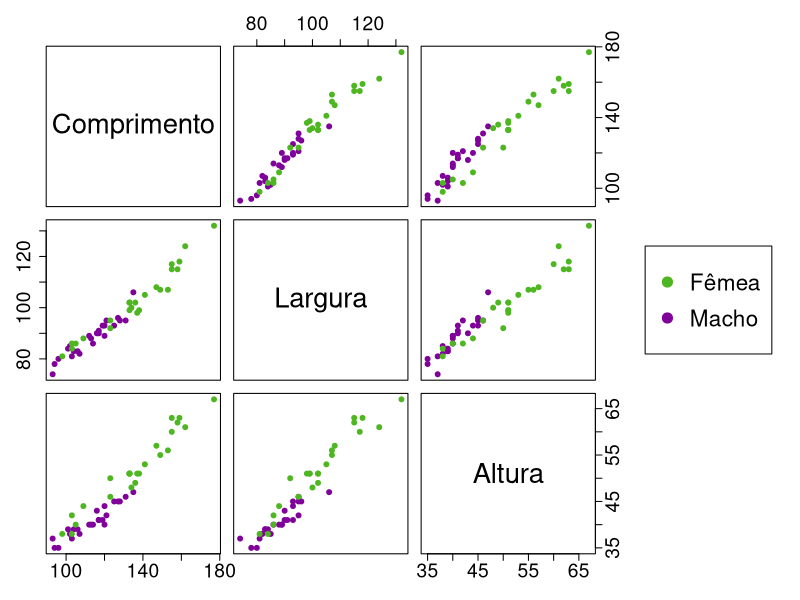
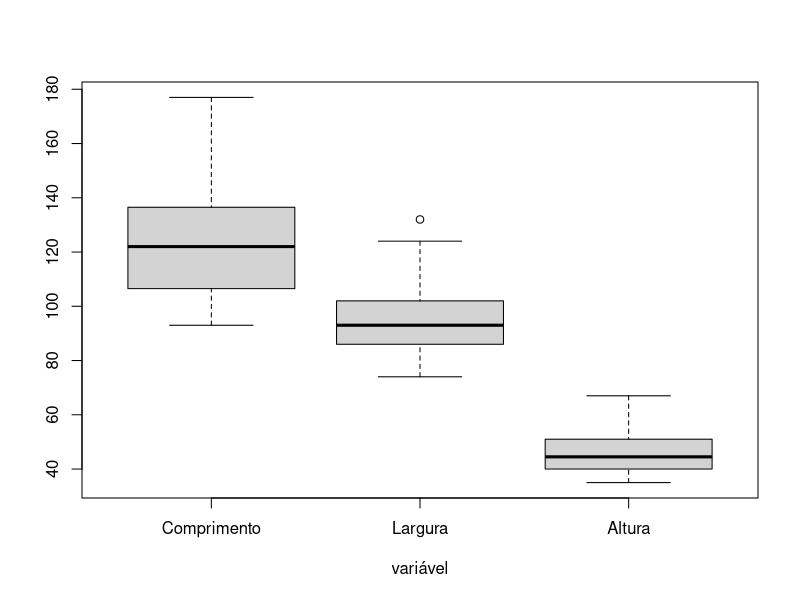
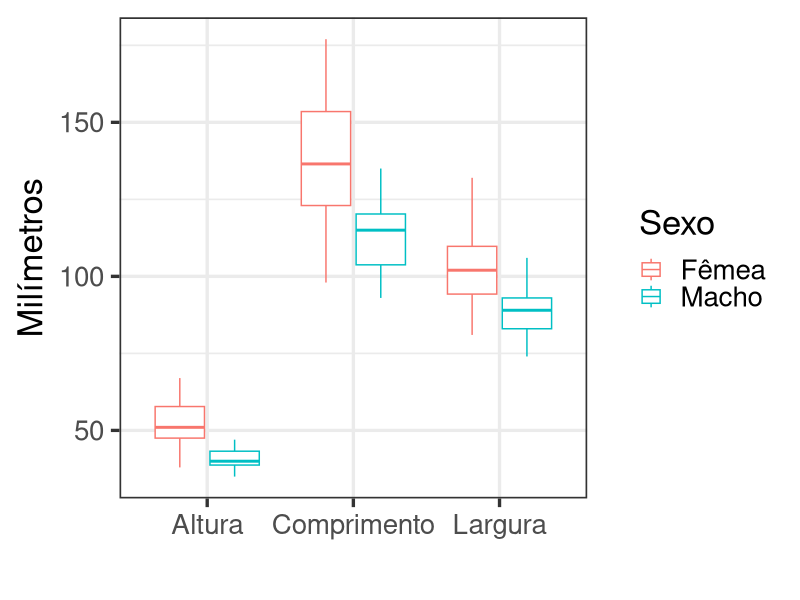
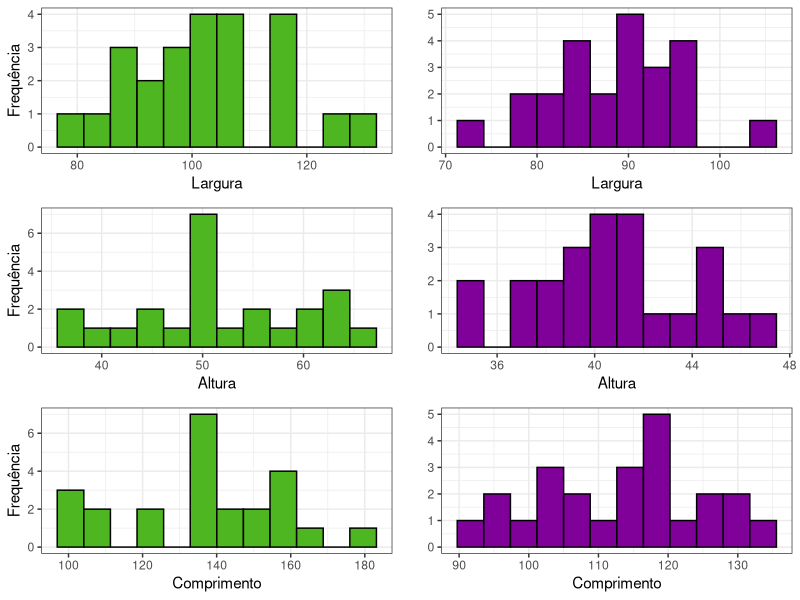
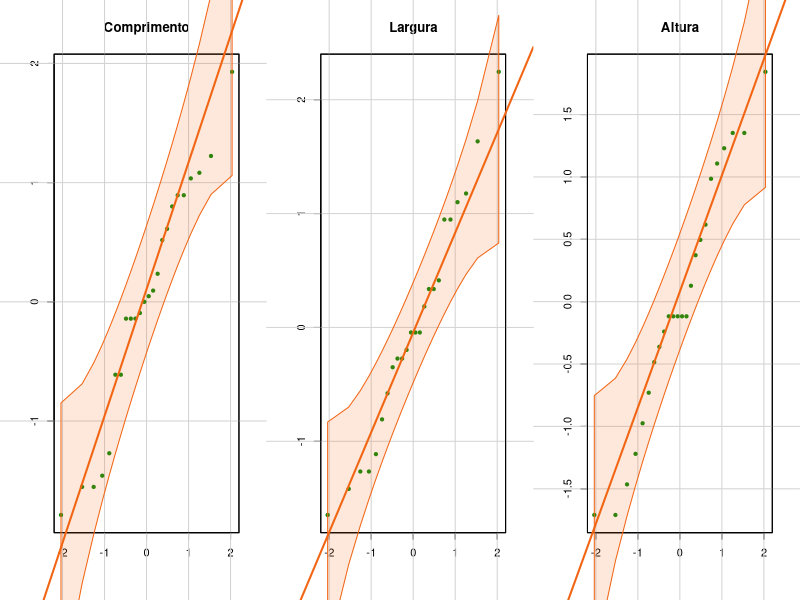
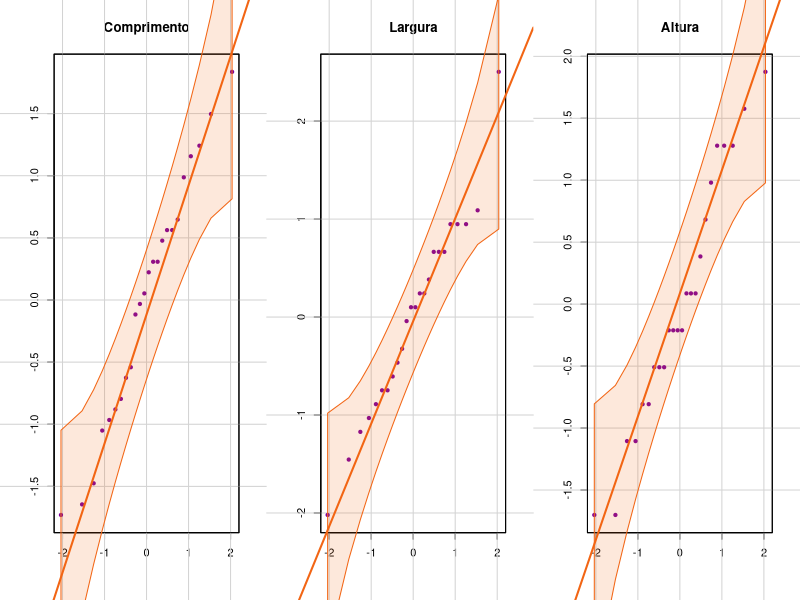
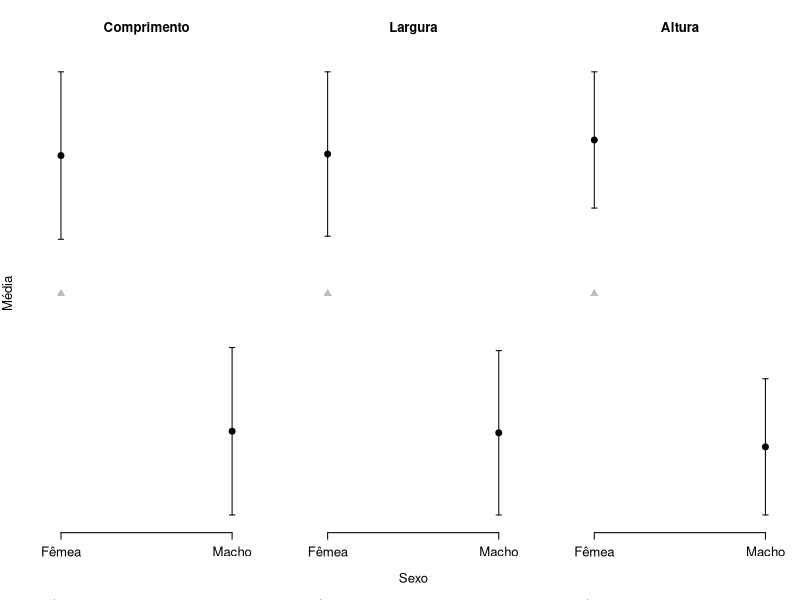
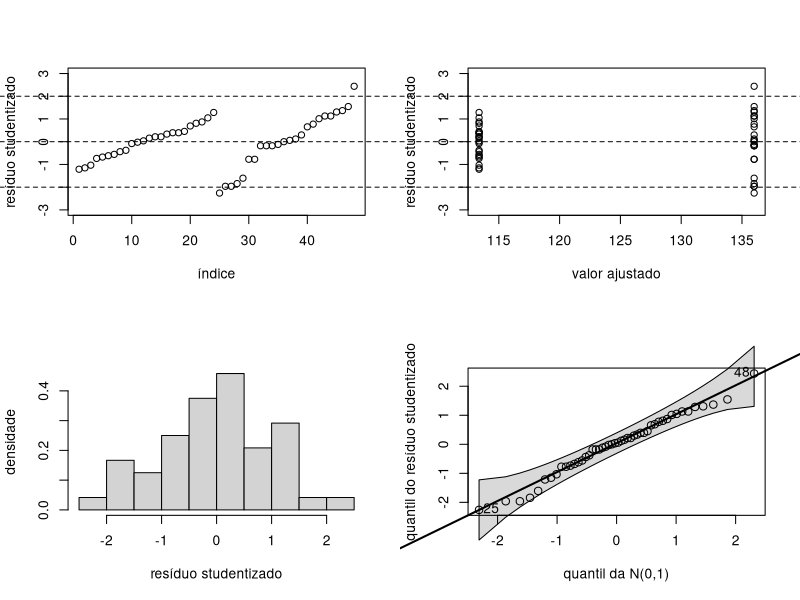

These charts were generated, in order, by the following R code:
library(tidyverse)
library(grid)
library(gridExtra)
library(car)
library(plotrix)

# Leitura dos dados
tartarugas <- read_csv("dados/tartarugas.csv")

# Transformando em factor
tartarugas$sex <- as.factor(tartarugas$sex)

# Mudando nomes das colunas
colnames(tartarugas) <- c("Comprimento", "Largura", "Altura", "Sexo")

################################################################################
############################# Analise Descritiva ###############################
################################################################################

# Variáveis sumárias
medados <-rbind(apply(tartarugas[1:3],2,mean),
                apply(tartarugas[1:3],2,var),
                apply(tartarugas[1:3],2,sd),
                100*apply(tartarugas[1:3],2,sd)/apply(tartarugas[1:3],2,mean),
                apply(tartarugas[1:3],2,min),
                apply(tartarugas[1:3],2,quantile,0.5),
                apply(tartarugas[1:3],2,max))
                
rownames(medados)<-c("Média","Var.","DP","CV(%)","Mínimo","Mediana","Máximo")
    
round(medados,2)

# Sumarias do grupo macho
round(rbind(apply(tartarugas[tartarugas[4]=="Macho",-4],2,mean),
            apply(tartarugas[tartarugas[4]=="Macho",-4],2,var),
            apply(tartarugas[tartarugas[4]=="Macho",-4],2,sd),
            100*apply(tartarugas[tartarugas[4]=="Macho",-4],2,sd)/
              apply(tartarugas[tartarugas[4]=="Macho",-4],2,mean),
            apply(tartarugas[tartarugas[4]=="Macho",-4],2,min),
            apply(tartarugas[tartarugas[4]=="Macho",-4],2,quantile,0.5),
            apply(tartarugas[tartarugas[4]=="Macho",-4],2,max)),2)

#Sumarias do grupo femêa
round(rbind(apply(tartarugas[tartarugas[4]=="Fêmea",-4],2,mean),
            apply(tartarugas[tartarugas[4]=="Fêmea",-4],2,var),
            apply(tartarugas[tartarugas[4]=="Fêmea",-4],2,sd),
            100*apply(tartarugas[tartarugas[4]=="Fêmea",-4],2,sd)/
              apply(tartarugas[tartarugas[4]=="Fêmea",-4],2,mean),
            apply(tartarugas[tartarugas[4]=="Fêmea",-4],2,min),
            apply(tartarugas[tartarugas[4]=="Fêmea",-4],2,quantile,0.5),
            apply(tartarugas[tartarugas[4]=="Fêmea",-4],2,max)),2)

# Gráfico de dispersão
par(mfrow=c(1,1))
pairs(tartarugas[1:3],
      col = c("#4DB620", "#80009A")[tartarugas$Sexo],  # Mudar cor por grupo
      pch = 19,                                        # Mudar pontos
      labels = c("Comprimento", "Largura", "Altura"), 
      cex.labels = 2.5,
      cex.axis = 1.75,
      oma=c(3,3,3,15))
par(xpd = TRUE)
legend("right", col = c("#4DB620", "#80009A"),
       pch = c(19,19), legend = c("Fêmea","Macho"),
       cex = 1.35)

# Boxplot geral
par(mfrow=c(1,1))
boxplot(tartarugas[1:3],xlab="variável")

# Boxplot por sexo
tartarugas %>% gather("a", "b", -Sexo) %>%
  ggplot(aes(x=a, y=b, color=Sexo))+
  geom_boxplot()+
  labs(
    x = "",
    y = "Milímetros",
    color = "Sexo"
  ) +
  theme_bw(base_size = 25)

g_legend <- function(a.gplot){
  tmp <- ggplot_gtable(ggplot_build(a.gplot))
  leg <- which(sapply(tmp$grobs, function(x) x$name) == "guide-box")
  legend <- tmp$grobs[[leg]]
  return(legend)
}
p1 <- tartarugas %>% ggplot()+
  geom_histogram(aes(Largura, fill=Sexo), bins=12, col="black")+
  labs(y = "")+
  theme_bw()
mylegend<-g_legend(p1)

# Histogramas
grid.arrange(
  tartarugas %>% filter(Sexo == "Fêmea") %>%
    ggplot()+
    geom_histogram(aes(Largura), fill="#4DB620", bins=12, col="black")+
    labs(y = "Frequência")+
    theme_bw(), 
  tartarugas %>% filter(Sexo == "Macho") %>%
    ggplot()+
    geom_histogram(aes(Largura), fill="#80009A", bins=12, col="black")+
    labs(y = "")+
    theme_bw(),
  tartarugas %>% filter(Sexo == "Fêmea") %>%
    ggplot()+
    geom_histogram(aes(Altura), fill="#4DB620", bins=12, col="black")+
    labs(y = "Frequência")+
    theme_bw(),
  tartarugas %>% filter(Sexo == "Macho") %>%
    ggplot()+
    geom_histogram(aes(Altura), fill="#80009A", bins=12, col="black")+
    labs(y = "")+
    theme_bw(),
  tartarugas %>% filter(Sexo == "Fêmea")%>% 
    ggplot()+
    geom_histogram(aes(Comprimento), fill="#4DB620", bins=12, col="black")+
    labs(y = "Frequência")+
    theme_bw(),
  tartarugas %>% filter(Sexo == "Macho")%>% 
    ggplot()+
    geom_histogram(aes(Comprimento), fill="#80009A", bins=12, col="black")+
    labs(y = "")+
    theme_bw(),
  nrow=3, ncol=2
)

# Gráfico Q-Q
par(mfrow=c(1,3))
for(i in 1:3){
  qqPlot(scale((tartarugas %>% filter(Sexo == "Fêmea"))[i]),dist="norm", id=F,
         mean=0,sd=1,col.lines="#F26514",pch = 19, col="#108A0C", xlab = "",
         main=colnames((tartarugas %>% filter(Sexo == "Fêmea")))[i], ylab = "")
}

par(mfrow=c(1,3))
for(i in 1:3){
  qqPlot(scale((tartarugas %>% filter(Sexo == "Macho"))[i]),dist="norm", id=F,
         mean=0,sd=1,col.lines="#F26514",pch = 19, col="#80009A", xlab = "",
         main=colnames((tartarugas %>% filter(Sexo == "Fêmea")))[i], ylab = "")
}

################################################################################
############################## Analise Inferencial #############################
################################################################################

# definindo funções do prof. Caio

# m_X_completa: matriz de dados de todos os grupos
# v_grupos: vetor indicar de grupos
# v_n: vetor com tamanhos amostrais em cada grupo
# G: número de grupos

Box_teste_Igual_MCov<-function(m_X_completa,v_grupos,v_n,G)
{
  # v_grupos (1,2,3...)
  # m_X_completa : matriz de dados com todos os grupos
  grupo <- 1
  p<- ncol(m_X_completa)
  m_X_k <- m_X_completa[v_grupos==grupo,]
  Sigma_k <- cov(m_X_k)
  m_Sigma_completa <- cbind(grupo,Sigma_k)
  Sigma_P <- (v_n[grupo]-1)*Sigma_k # estimativa ponderada
  aux_k_1 <- (v_n[grupo] - 1)*log(det(Sigma_k))
  grupo <- grupo + 1
  for (i in 2:G)
  {
    m_X_k <- m_X_completa[v_grupos==grupo,] # pegar os dados referentes ao grupo i
    Sigma_k <- cov(m_X_k)
    m_Sigma_completa <- rbind(m_Sigma_completa,cbind(grupo,Sigma_k))
    Sigma_P <- Sigma_P + (v_n[grupo]-1)*Sigma_k # estimativa ponderada
    aux_k_1 <- aux_k_1 + (v_n[grupo] - 1)*log(det(Sigma_k))
    grupo <- grupo + 1
  }
  Sigma_P <- Sigma_P/(sum(v_n)-G)
  
  # Estatística de ajuste
  aux_u <- (sum(1/(v_n - 1)) - 
              (1/(sum(v_n - 1))))*(2*p^2 + 3*p - 1)/(6*(p+1)*(G-1))
  Q_B <-  (1 - aux_u)*(sum(v_n-1)*log(det(Sigma_P)) - aux_k_1)
  aux.v <- 0.5*p*(p+1)*(G-1)
  e_nd_QB <- 1 - pchisq(Q_B,aux.v)
  cat("Estatística do Teste: ", Q_B, "\n")
  cat("nível descritivo: ",e_nd_QB,"\n")
  cat("Matrizes de Covariâncias por grupo: \n")
  print(m_Sigma_completa)
  Sigma_P <-as.matrix(data.frame(Sigma_P))
  list(Sigma_P=Sigma_P)
} # fim fa função


# mY: matriz de dados
# fit_model: ajuste da função lm

mSigmareg <- function(mY,fit_model)
{
  mX <- as.matrix(model.matrix(fit_model))
  q <- ncol(mX)
  p<-ncol(mY)
  n <- nrow(mY)
  mB <- matrix(coef(fit_model),q,p)
  mSigma <- t(as.matrix(mY-mX%*%mB))%*%(as.matrix(mY-mX%*%mB))/(n-q)
  return(mSigma)
}

# mY: matriz de dados
# fit_model: ajuste da função lm
# gama: nível de confiança

estim_par_MRNLM <- function(mY,fit_model,gama)
  
{
  
  vbeta <- c(t(coef(fit_model)))
  mSigma<-mSigmareg(mY,fit_model)
  mX <-as.matrix(model.matrix(fit_model))
  n<-nrow(mX)
  q<-ncol(mX)
  mSigmabeta <- kronecker(solve(t(mX)%*%mX),mSigma)
  epbeta<-sqrt(diag(mSigmabeta))
  et <- qt(0.5*(1+gama),df=n-q)
  LIIC <- vbeta-et*epbeta
  LSIC <- vbeta+et*epbeta
  estt <- vbeta/epbeta
  pvalor <- 2*(1-pt(abs(estt),df=n-q))
  #
  mresult <- cbind(vbeta,epbeta,LIIC,LSIC,estt,pvalor)
  return(mresult)
  
  
}

# fit_model: ajuste da função manova
# m_Sigma_P: matriz de variâncias e covariâncias estimada via modelo
# p: número de variáveis
# q: número de parâmetros por variável
# m_C,m_U,m_M: matrizes de interesse

Teste_CBU_M<-function(fit_model,m_Sigma_P,p,q,m_C,m_U,m_M)
{
  m_B <- matrix(coef(fit_model),q,p)
  v_beta <- matrix(t(m_B))
  m_X <- model.matrix(fit_model)
  m_Ca <- kronecker(m_C,t(m_U))
  m_Ma <- matrix(t(m_M))
  v_theta <- m_Ca%*%v_beta - m_Ma
  m_Sigmabeta <- kronecker(solve(t(m_X)%*%m_X),m_Sigma_P)
  estat <- t(v_theta)%*%solve(m_Ca%*%(m_Sigmabeta)%*%t(m_Ca))%*%v_theta
  p_valor <- 1-pchisq(estat,df=nrow(m_C)*ncol(m_U))
  cat("Estatistica Qui-quadrado = ",round(estat,2),"\n")
  cat("pvalor = ",round(p_valor,4),"\n")
  cat("Matriz C :","\n")
  print(m_C)
  cat("Matriz U :","\n")
  print(m_U)
  cat("Matriz M :","\n")
  print(m_M)
}

###################################
# mY: matriz de dados
# mresult: resultado da função manova
# var: escolha da variável (1,2,..)
# typeresid:
# univariate (RS-veja slides)
# multivariate (RSM-veja slides)
# wplot:
# diagnostics: quatro gráficos
# envelope: gráfico de envelope

gen_graf_resid<-function(mY,mresult,var,typeresid,wplot)
{
  mresiduo <- mresult$residuals
  mbeta <- coef(mresult) 
  mX <- as.matrix(model.matrix(mresult))
  n <- nrow(mX)
  p <- ncol(mbeta)
  q <- nrow(mbeta)
  mSigma<-t(mY-mX%*%mbeta)%*%(mY-mX%*%mbeta)/(n-q)
  if (typeresid == "univariate")
  {
    auxres <- diag((diag(n) - mX%*%solve(t(mX)%*%mX)%*%t(mX)))
    mresiduo <- mresiduo/(sqrt((matrix(auxres,n,p))%*%diag(diag(mSigma))))
  }
  else if (typeresid == "multivariate")
  {
    mresiduo <- t(solve(t(chol(mSigma)))%*%t(mresiduo))
  }
  mfit <- fitted.values(mresult)
  #
  if (wplot == "diagnostics")
  {
    par(mfrow =c(2,2))
    plot(mresiduo[,var],
         ylim=c(min(-3,min(mresiduo[,var])),max(3,max(mresiduo[,var]))),
         xlab="índice",ylab="resíduo studentizado")
    abline(-2,0,lty=2)
    abline(2,0,lty=2)
    abline(0,0,lty=2)
    #
    plot(mfit[,var],mresiduo[,var],
         ylim=c(min(-3,min(mresiduo[,var])),max(3,max(mresiduo[,var]))),
         xlab="valor ajustado",ylab="resíduo studentizado")
    abline(-2,0,lty=2)
    abline(2,0,lty=2)
    abline(0,0,lty=2)
    #
    hist(mresiduo[,var],probability=TRUE,xlab="resíduo studentizado",
         main="",ylab="densidade")
    #
    qqPlot((mresiduo[,var]),dist="norm",mean=0,sd=1,col.lines=1,
           grid="FALSE",xlab="quantil da N(0,1)",
           ylab=paste("quantil do resíduo studentizado"),cex=1.2)
  }
  
  else if (wplot == "envelope")
  {
    par(mfrow =c(1,1))
    qqPlot((mresiduo[,var]),dist="norm",mean=0,sd=1,col.lines=1,
           grid="FALSE",xlab="quantil da N(0,1)",
           ylab=paste("quantil do resíduo studentizado"),cex=1.2)
  }
}

# mY: matriz de dados
# mresult: resultado da função manova

gen_graf_resid_quad_form<-function(mY,mresult)
{
  mresiduo <- mresult$residuals
  mbeta <- coef(mresult) 
  mX <- as.matrix(model.matrix(mresult))
  n <- nrow(mX)
  p <- ncol(mbeta)
  q <- nrow(mbeta)
  mSigma<-t(mY-mX%*%mbeta)%*%(mY-mX%*%mbeta)/(n-q)
  vmu<- apply(mresiduo,2,mean)
  #vresid <- n*apply(((mresiduo-vmu)*(mresiduo-vmu)%*%solve(mSigma)),1,sum)
  vresid <- n*mahalanobis(mresiduo,center=vmu,cov=mSigma)
  #vresid<- #(n-nvar)*vresid/((n-1)*n)
  nvar <- length(vmu)
  n <- length(vresid)
  #  qqPlot(vresid,dist="chisq",df=nvar,col.lines=1,grid="FALSE",xlab="quantil da distribuição qui-quadrado",ylab="quantil da forma quadrática",cex=1.2,id.cex=1.2)
  mX <- model.matrix(mresult)
  vresidA <- matrix(0,n,1)
  #mident <- diag(1,p)
  for (i in 1:n)
  {
    mXi <- rbind(mX[i,])
    mYi <- rbind(mY[i,])
    Ai <- 1 - mXi%*%solve(t(mX)%*%mX)%*%t(mXi)
    vresidA[i] <- (Ai^(-2))*mYi%*%solve(mSigma)%*%t(mYi)
  }
  par(mfrow =c(1,1))
  qqPlot(vresidA,dist="chisq",df=nvar,col.lines=1,grid="FALSE",
         xlab="quantil da distribuição qui-quadrado",
         ylab="quantil da forma quadrática",cex=1.2)
  
}  


###################################
# Análise de variância Multivariada

#p=3
#G<-2

# Teste de iguldade das matrizes de covariância
m_Sigma_P<-Box_teste_Igual_MCov(tartarugas[-4],
                                cbind(as.numeric(unlist(tartarugas$Sexo))),
                                rbind(24,24), 2)$Sigma_P
#

# Comparação dos vetores de médias
fit_model <- manova(as.matrix(tartarugas[-4]) ~ tartarugas$Sexo)
summary.manova(fit_model,test="Wilks")
summary.manova(fit_model,test="Pillai")
summary.manova(fit_model,test="Hotelling-Lawley")
summary.manova(fit_model,test="Roy")

summary.aov(fit_model)
fit_modelLM <- lm(as.matrix(tartarugas[-4]) ~ tartarugas$Sexo)
summary(fit_modelLM)

# Matriz de variâncias e covariâncias via modelo
mSigmareg(tartarugas[-4],fit_modelLM)

# Estimativa dos parâmetros
estim_par_MRNLM(tartarugas[-4],fit_modelLM,0.95)


########################
# Comparações múltiplas

# Variável Comprimento
Teste_CBU_M(fit_model,m_Sigma_P,p = 3,q = 2, 
            m_C = cbind(0,1), m_U = rbind(1,0,0) ,m_M = 0)

# Variável Largura
Teste_CBU_M(fit_model,m_Sigma_P,p = 3,q = 2,
            m_C = cbind(0,1),m_U = rbind(0,1,0), m_M = 0)
#
# Variável Altura
Teste_CBU_M(fit_model,m_Sigma_P,p = 3,q = 2,
            m_C = cbind(0,1),m_U = rbind(0,0,1), m_M = 0)

# Médias preditas pelo modelo
m_B <- matrix(coef(fit_model),2,3)
v_beta <- matrix(t(m_B))
m_X <- model.matrix(fit_model)
m_Sigmabeta <- kronecker(solve(t(m_X)%*%m_X),m_Sigma_P)
# Comprimento
m_mu_comp <- rbind(rbind(c(1, rep(0,5))),
                   rbind(c(1, 0, 0, 1, 0, 0)))
m_pre_comp <- m_mu_comp%*%v_beta
m_ep_comp <-  sqrt(diag(m_mu_comp%*%m_Sigmabeta%*%t(m_mu_comp)))
m_IC_comp <- cbind(m_pre_comp-1.96*m_ep_comp,m_pre_comp+1.96*m_ep_comp)
# Largura
m_mu_lag <- rbind(rbind(c(0, 1, rep(0,4))),
                  rbind(c(0, 1, 0, 0, 1, 0)))
m_pre_lag <- m_mu_lag%*%v_beta
m_ep_lag <-  sqrt(diag(m_mu_lag%*%m_Sigmabeta%*%t(m_mu_lag)))
m_IC_lag <- cbind(m_pre_lag-1.96*m_ep_lag,m_pre_lag+1.96*m_ep_lag)
# Altura
m_mu_alt <- rbind(rbind(c(0, 0, 1, 0, 0, 0)),
                  rbind(c(0, 0, 1, 0, 0, 1)))
m_pre_alt <- m_mu_alt%*%v_beta
m_ep_alt <-  sqrt(diag(m_mu_alt%*%m_Sigmabeta%*%t(m_mu_alt)))
m_IC_alt <- cbind(m_pre_alt-1.96*m_ep_alt,m_pre_alt+1.96*m_ep_alt)

#
par(mfrow=c(1,3))
plotCI(m_pre_comp,ui=m_IC_comp[,2],li=m_IC_comp[,1],axes=FALSE,xlab="",
       ylab="Média",pch=19,cex=1.2,cex.lab=1.2,cex.axis=1.2,main="Comprimento")
lines(mean(tartarugas$Comprimento),pch=17,col="gray",cex=1.2,type="p")
axis(2,seq(4,7,0.2),cex.axis=1.2)
axis(1,1:2,c("Fêmea","Macho"),cex.axis=1.2)
#
plotCI(m_pre_lag,ui=m_IC_lag[,2],li=m_IC_lag[,1],axes=FALSE,xlab="Sexo",
       ylab="",pch=19,cex=1.2,cex.lab=1.2,cex.axis=1.2,main="Largura")
lines(mean(tartarugas$Largura),pch=17,col="gray",cex=1.2,type="p")
axis(2,seq(2,4,0.2),cex.axis=1.2)
axis(1,1:2,c("Fêmea","Macho"),cex.axis=1.2)
#
plotCI(m_pre_alt,ui=m_IC_alt[,2],li=m_IC_alt[,1],axes=FALSE,xlab="",
       ylab="",pch=19,cex=1.2,cex.lab=1.2,cex.axis=1.2,main="Altura")
lines(mean(tartarugas$Altura),pch=17,col="gray",cex=1.2,type="p")
axis(2,seq(1,6,0.2),cex.axis=1.2)
axis(1,1:2,c("Fêmea","Macho"),cex.axis=1.2)


# Resíduos univariados


# Comprimento
gen_graf_resid(as.matrix(tartarugas[-4]),fit_model, 1,
               "univariate","diagnostics")

# Largura
gen_graf_resid(as.matrix(tartarugas[-4]),fit_model, 2,
               "univariate","diagnostics")

# Altura
gen_graf_resid(as.matrix(tartarugas[-4]),fit_model, 3,
               "univariate","diagnostics")


# Zoom nos envelopes

# Comprimento
gen_graf_resid(as.matrix(tartarugas[-4]),fit_model, 1,
               "univariate","envelope")

# Largura
gen_graf_resid(as.matrix(tartarugas[-4]),fit_model, 2,
               "univariate","envelope")

# Altura
gen_graf_resid(as.matrix(tartarugas[-4]),fit_model, 3,
               "univariate","envelope")


# Resíduos multivariados


# Comprimento
gen_graf_resid(as.matrix(tartarugas[-4]),fit_model, 1,
               "multivariate","diagnostics")

# Largura
gen_graf_resid(as.matrix(tartarugas[-4]),fit_model, 2,
               "multivariate","diagnostics")

# Altura
gen_graf_resid(as.matrix(tartarugas[-4]),fit_model, 3,
               "multivariate","diagnostics")



# Comprimento
gen_graf_resid(as.matrix(tartarugas[-4]),fit_model, 1,
               "multivariate","envelope")

# Largura
gen_graf_resid(as.matrix(tartarugas[-4]),fit_model, 2,
               "multivariate","envelope")

# Altura
gen_graf_resid(as.matrix(tartarugas[-4]),fit_model, 3,
               "multivariate","envelope")



# Resíduo baseado na distância Mahalanobis
gen_graf_resid_quad_form(as.matrix(tartarugas[-4]),fit_model)
